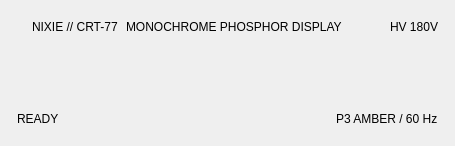
<?xml version="1.0" encoding="UTF-8"?>
<ui version="4.0">
 <class>CentralWidget</class>
 <widget class="QWidget" name="central.root">
  <layout class="QVBoxLayout" name="centralLayout">
   <property name="leftMargin"><number>8</number></property>
   <property name="topMargin"><number>8</number></property>
   <property name="rightMargin"><number>8</number></property>
   <property name="bottomMargin"><number>8</number></property>
   <property name="spacing"><number>6</number></property>
   <item>
    <widget class="QWidget" name="central.top">
     <property name="sizePolicy">
      <sizepolicy hsizetype="Preferred" vsizetype="Fixed">
       <horstretch>0</horstretch>
       <verstretch>0</verstretch>
      </sizepolicy>
     </property>
     <layout class="QHBoxLayout" name="topLayout">
      <property name="spacing"><number>8</number></property>
      <item>
       <widget class="QLabel" name="nixieMark">
        <property name="themeAsset" stdset="0"><string>nixie</string></property>
       </widget>
      </item>
      <item>
       <widget class="QLabel" name="crtTitle">
        <property name="text"><string>NIXIE // CRT-77</string></property>
       </widget>
      </item>
      <item>
       <widget class="QLabel" name="crtSubtitle">
        <property name="text"><string>MONOCHROME PHOSPHOR DISPLAY</string></property>
       </widget>
      </item>
      <item>
       <spacer name="topSpacer">
        <property name="orientation"><enum>Qt::Horizontal</enum></property>
        <property name="sizeHint" stdset="0"><size><width>40</width><height>20</height></size></property>
       </spacer>
      </item>
      <item>
       <widget class="QLabel" name="crtVoltage">
        <property name="text"><string>HV 180V</string></property>
       </widget>
      </item>
     </layout>
    </widget>
   </item>
   <item>
    <layout class="QHBoxLayout" name="toolbarRow">
     <property name="spacing"><number>0</number></property>
     <item>
      <widget class="QWidget" name="central.toolbar.leading">
       <layout class="QHBoxLayout" name="leadingLayout">
        <property name="spacing"><number>6</number></property>
       </layout>
      </widget>
     </item>
     <item>
      <widget class="QWidget" name="central.toolbar.trailing">
       <layout class="QHBoxLayout" name="trailingLayout">
        <property name="spacing"><number>6</number></property>
       </layout>
      </widget>
     </item>
    </layout>
   </item>
   <item>
    <widget class="QWidget" name="central.content">
     <layout class="QVBoxLayout" name="contentLayout">
      <property name="spacing"><number>0</number></property>
     </layout>
    </widget>
   </item>
   <item>
    <widget class="QWidget" name="central.bottom">
     <property name="sizePolicy">
      <sizepolicy hsizetype="Preferred" vsizetype="Fixed">
       <horstretch>0</horstretch>
       <verstretch>0</verstretch>
      </sizepolicy>
     </property>
     <layout class="QHBoxLayout" name="bottomLayout">
      <property name="spacing"><number>8</number></property>
      <item>
       <widget class="QLabel" name="crtReady">
        <property name="text"><string>READY</string></property>
       </widget>
      </item>
      <item>
       <spacer name="bottomSpacer">
        <property name="orientation"><enum>Qt::Horizontal</enum></property>
        <property name="sizeHint" stdset="0"><size><width>40</width><height>20</height></size></property>
       </spacer>
      </item>
      <item>
       <widget class="QLabel" name="crtPhosphor">
        <property name="text"><string>P3 AMBER / 60 Hz</string></property>
       </widget>
      </item>
     </layout>
    </widget>
   </item>
  </layout>
 </widget>
</ui>
